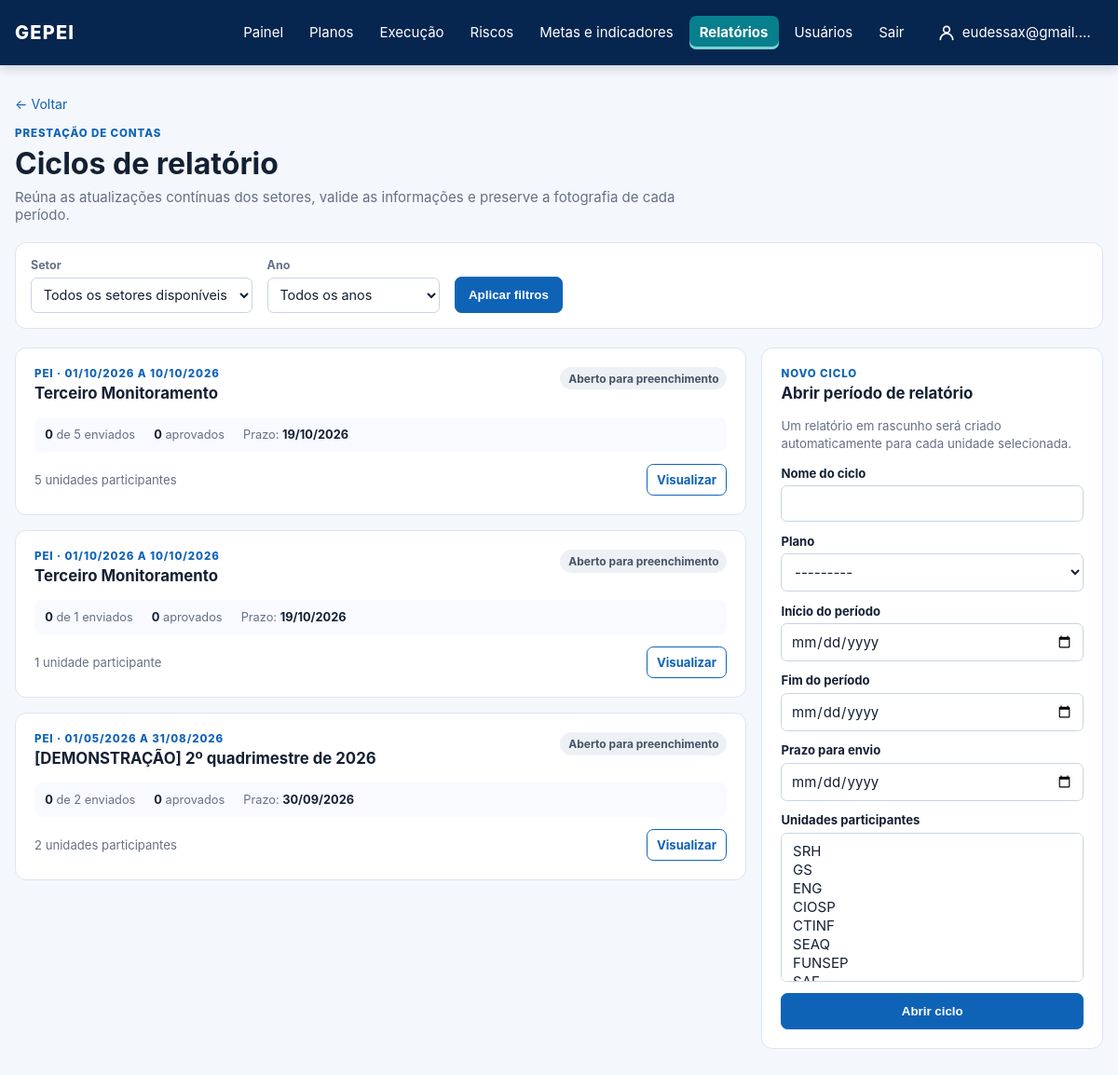
The app's page /relatorios/ciclos/ (signed in) with its own data.
### core/models.py (models this page shows, shortened)
class ReportCycle(models.Model):
    class Status(models.TextChoices):
        OPEN = "ABERTO", "Aberto para preenchimento"
        CONSOLIDATING = "EM_CONSOLIDACAO", "Em consolidação"
        CLOSED = "ENCERRADO", "Encerrado"
    plan = models.ForeignKey(Plan, on_delete=models.PROTECT, related_name="report_cycles")
    name = models.CharField(max_length=180)
    period_start = models.DateField()
    period_end = models.DateField()
    due_date = models.DateField()
    participating_units = models.ManyToManyField(OrganizationalUnit, related_name="report_cycles")
    status = models.CharField(max_length=18, choices=Status.choices, default=Status.OPEN)
    created_by = models.ForeignKey(settings.AUTH_USER_MODEL, on_delete=models.PROTECT, related_name="created_report_cycles")
    created_at = models.DateTimeField(auto_now_add=True)
    closed_at = models.DateTimeField(null=True, blank=True)
    class Meta:
        ordering = ["-period_end", "-id"]

class Plan(models.Model):
    class PlanType(models.TextChoices):
        PEI = "PEI", "PEI"
        PESP = "PESP", "PESP"
        PPA = "PPA", "PPA"
        OTHER = "OUTRO", "Outro"
    name = models.CharField(max_length=180)
    acronym = models.CharField(max_length=30)
    plan_type = models.CharField(max_length=10, choices=PlanType.choices)
    start_date = models.DateField()
    end_date = models.DateField()
    active = models.BooleanField(default=True)
    def __str__(self):
        return self.acronym

### core/views.py (the view)
# urls.py: path("relatorios/", quarterly_reports.overview, name="report_cycle_overview"),
@login_required
@permission_required("core.view_reportcycle", raise_exception=True)
def report_cycle_overview(request):
    if request.method == "POST":
        _require_permission(request.user, "add_reportcycle")
        form = ReportCycleForm(request.POST)
        if form.is_valid():
            own_ids = user_unit_ids(request.user)
            if own_ids is not None and request.user.has_perm("core.view_other_units") and any(unit.pk not in own_ids for unit in form.cleaned_data["participating_units"]):
                raise PermissionDenied
            with transaction.atomic():
                cycle = form.save(commit=False)
                cycle.created_by = request.user
                cycle.save()
                form.save_m2m()
                for unit in cycle.participating_units.all():
                    SectorReport.objects.get_or_create(cycle=cycle, unit=unit)
            messages.success(request, "Ciclo aberto e relatórios setoriais preparados.")
            return redirect("report_cycle_detail", cycle_id=cycle.id)
    else:
        form = ReportCycleForm()
    cycles = ReportCycle.objects.select_related("plan", "created_by").prefetch_related("sector_reports", "participating_units")
    selected_unit = selected_unit_for_request(request)
    selected_year = request.GET.get("year", "")
    visible_units = {int(selected_unit)} if selected_unit.isdigit() else user_unit_ids(request.user, for_view=True)
    if visible_units is not None:
        cycles = cycles.filter(sector_reports__unit_id__in=visible_units).distinct()
    years = {timezone.localdate().year}
    for start, end in cycles.values_list("period_start", "period_end"):
        years.update(range(start.year, end.year + 1))
    if selected_year.isdigit() and 1 <= int(selected_year) <= 9999:
        year = int(selected_year)
        cycles = cycles.filter(period_start__lte=date(year, 12, 31), period_end__gte=date(year, 1, 1))
    cycle_rows = []
    for cycle in cycles:
        reports = [
            item for item in cycle.sector_reports.all() if visible_units is None or item.unit_id in visible_units
        ]
        cycle_rows.append(
            {
                "cycle": cycle,
                "report_count": len(reports),
                "submitted_count": sum(item.status != SectorReport.Status.DRAFT for item in reports),
                "approved_count": sum(item.status in [SectorReport.Status.APPROVED, SectorReport.Status.CONSOLIDATED] for item in reports),
            }
        )
    return render(
        request,
        "core/report_cycle_overview.html",
        {"units": view_scope_units(OrganizationalUnit.objects.order_by("name"), request.user), "selected_unit": selected_unit, "years": sorted(years, reverse=True), "selected_year": selected_year, "cycle_rows": cycle_rows, "cycle_form": form, "can_add_cycle": request.user.has_perm("core.add_reportcycle")},
    )

### core/forms.py (shortened to what this page needs)
class ReportCycleForm(forms.ModelForm):
    class Meta:
        model = ReportCycle
        fields = ["name", "plan", "period_start", "period_end", "due_date", "participating_units"]
        labels = {
            "name": "Nome do ciclo",
            "plan": "Plano",
            "period_start": "Início do período",
            "period_end": "Fim do período",
            "due_date": "Prazo para envio",
            "participating_units": "Unidades participantes",
        }
        widgets = {
            "period_start": forms.DateInput(format="%Y-%m-%d", attrs={"type": "date"}),
            "period_end": forms.DateInput(format="%Y-%m-%d", attrs={"type": "date"}),
            "due_date": forms.DateInput(format="%Y-%m-%d", attrs={"type": "date"}),
            "participating_units": forms.SelectMultiple(attrs={"size": 7}),
        }

### core/context_processors.py (called while the page is built)
def navigation_plans(request):
    if not request.user.is_authenticated:
        return {"navigation_plans": []}
    return {"navigation_plans": Plan.objects.order_by("acronym", "name")}

### core/models.py (called while the page is built)
    def __str__(self):
        return self.acronym or self.name

### core/permissions.py (called while the page is built, shortened)
def is_administrator(user):
    if user.is_superuser:
        return True
    return user.groups.filter(name__iexact=ADMINISTRATOR_GROUP_NAME).exists()

def user_unit_ids(user, for_view=False):
    if is_administrator(user) or (for_view and user.has_perm("core.view_other_units")):
        return None

def scope_units(queryset, user, for_view=False):
    ids = user_unit_ids(user, for_view=for_view)
    return queryset if ids is None else queryset.filter(pk__in=ids)

def selected_unit_for_request(request):
    ids = user_unit_ids(request.user)
    requested = request.GET.get("unit", "")
    if ids is None:
        return requested

def view_scope_units(queryset, user):
    return scope_units(queryset, user, for_view=True)

### templates/core/report_cycle_overview.html (shortened to what this page needs)
{% extends "base.html" %}
{% block content %}
  <a class="back-link" href="{% url 'dashboard' %}">← Voltar</a>
  <section class="page-heading dashboard-heading">
    <div><p class="eyebrow">Prestação de contas</p><h1>Ciclos de relatório</h1><p>Reúna as atualizações contínuas dos setores, valide as informações e preserve a fotografia de cada período.</p></div>
  </section>
  <form method="get" class="dashboard-filters" aria-label="Filtros dos ciclos">
    <label>Setor<select name="unit"><option value="">Todos os setores disponíveis</option></select></label>
    <label>Ano<select name="year"><option value="">Todos os anos</option>{% for year in years %}<option value="{{ year }}" {% if selected_year == year|stringformat:"s" %}selected{% endif %}>{{ year }}</option>{% endfor %}</select></label>
    <button class="button button-primary" type="submit">Aplicar filtros</button>
  </form>
  <section class="report-overview-grid">
    <div class="report-cycle-list">
      {% for row in cycle_rows %}
        <article class="panel report-cycle-card">
          <div class="panel-heading"><div><p class="eyebrow">{{ row.cycle.plan.acronym }} · {{ row.cycle.period_start|date:"d/m/Y" }} a {{ row.cycle.period_end|date:"d/m/Y" }}</p><h2>{{ row.cycle.name }}</h2></div><span class="chip chip-report-{{ row.cycle.status|lower }}">{{ row.cycle.get_status_display }}</span></div>
          <div class="report-cycle-progress"><span><strong>{{ row.submitted_count }}</strong> de {{ row.report_count }} enviados</span><span><strong>{{ row.approved_count }}</strong> aprovados</span><span>Prazo: <strong>{{ row.cycle.due_date|date:"d/m/Y" }}</strong></span></div>
          <div class="card-footer"><span>{{ row.report_count }} unidade{{ row.report_count|pluralize:"s" }} participante{{ row.report_count|pluralize:"s" }}</span><a class="button button-secondary" href="{% url 'report_cycle_detail' row.cycle.id %}?unit={{ selected_unit }}">Visualizar</a></div>
        </article>
      {% empty %}
        <div class="empty-state large-empty panel"><strong>Nenhum ciclo aberto.</strong><span>Crie o primeiro ciclo para preparar os relatórios das unidades participantes.</span></div>
      {% endfor %}
    </div>
    {% if can_add_cycle %}<aside class="panel report-cycle-form-panel">
      <div class="panel-heading"><div><p class="eyebrow">Novo ciclo</p><h2>Abrir período de relatório</h2></div></div>
      <p class="form-hint">Um relatório em rascunho será criado automaticamente para cada unidade selecionada.</p>
      <form method="post" class="activity-form">{% csrf_token %}{% for field in cycle_form %}<div class="form-field"><label for="{{ field.id_for_label }}">{{ field.label }}</label>{{ field }}{% for error in field.errors %}<span class="field-error">{{ error }}</span>{% endfor %}</div>{% endfor %}<button class="button button-primary" type="submit">Abrir ciclo</button></form>
    </aside>{% endif %}
  </section>
{% endblock %}

### templates/base.html (shortened to what this page needs)
{% load static %}
<!doctype html>
<html lang="pt-br">
<head>
  <link rel="stylesheet" href="{% static 'css/gepei.css' %}?v=20261022-10">
</head>
<body>
  <header class="topbar">
    <a class="brand" href="{% url 'dashboard' %}">GEPEI</a>
    {% if user.is_authenticated %}
      <nav>
        <a href="{% url 'dashboard' %}" {% if request.path == '/' %}class="nav-active" aria-current="page"{% endif %}>Painel</a>
        {% if perms.core.view_plan %}<details class="nav-plans{% if '/pei/' in request.path %} nav-active{% endif %}">
          <summary {% if '/pei/' in request.path %}aria-current="page"{% endif %}>Planos</summary>
        </details>{% endif %}
        {% if perms.core.view_actionplan %}<a href="{% url 'action_plan_list' %}" {% if '/planos-de-acao/' in request.path and '/riscos/' not in request.path %}class="nav-active" aria-current="page"{% endif %}>Execução</a>{% endif %}
        {% if perms.core.view_risk %}<a href="{% url 'risk_overview' %}" {% if '/riscos/' in request.path %}class="nav-active" aria-current="page"{% endif %}>Riscos</a>{% endif %}
        {% if perms.core.view_strategictarget or perms.core.view_indicator %}<a href="{% if perms.core.view_indicator %}{% url 'indicator_overview' %}{% else %}{% url 'target_overview' %}{% endif %}" >Metas e indicadores</a>{% endif %}
        {% if perms.core.view_reportcycle or perms.core.view_sectorreport or perms.core.view_quarterlysectorreport or perms.core.consolidate_quarterlysectorreport %}<a href="{% url 'report_cycle_overview' %}" {% if '/relatorios/' in request.path %}class="nav-active" aria-current="page"{% endif %}>Relatórios</a>{% endif %}
        {% if perms.auth.view_user or perms.auth.view_group %}
        <details class="nav-plans{% if '/usuarios/' in request.path %} nav-active{% endif %}">
          <summary {% if '/usuarios/' in request.path %}aria-current="page"{% endif %}>Usuários</summary>
        </details>
        {% endif %}
        <form method="post" action="{% url 'logout' %}" onsubmit="return confirm('Tem certeza de que deseja sair?');">
          <button type="submit">Sair</button>
        </form>
        <a class="nav-user{% if request.path == '/minha-conta/' %} nav-active{% endif %}" href="{% url 'profile_edit' %}" title="Minha conta">
          <svg width="20" height="20" viewBox="0 0 24 24" fill="none" stroke="currentColor" stroke-width="2" stroke-linecap="round" stroke-linejoin="round" aria-hidden="true"><circle cx="12" cy="8" r="4"/><path d="M4 21c0-4.4 3.6-8 8-8s8 3.6 8 8"/></svg>
          <span>{{ user.first_name|default:user.username }}</span>
        </a>
      </nav>
    {% endif %}
  </header>
  <main class="container">
    {% block content %}{% endblock %}
  </main>
</body>
</html>

### records on screen
ReportCycle: cycle.plan.acronym "PEI", cycle.period_start "01/10/2026", cycle.period_end "10/10/2026", cycle.name "Terceiro Monitoramento", cycle.status "Aberto para preenchimento", submitted_count "0", report_count "5", approved_count "0", cycle.due_date "19/10/2026"
ReportCycle: cycle.plan.acronym "PEI", cycle.period_start "01/10/2026", cycle.period_end "10/10/2026", cycle.name "Terceiro Monitoramento", cycle.status "Aberto para preenchimento", submitted_count "0", report_count "1", approved_count "0", cycle.due_date "19/10/2026"
ReportCycle: cycle.plan.acronym "PEI", cycle.period_start "01/05/2026", cycle.period_end "31/08/2026", cycle.name "[DEMONSTRAÇÃO] 2º quadrimestre de 2026", cycle.status "Aberto para preenchimento", submitted_count "0", report_count "2", approved_count "0", cycle.due_date "30/09/2026"

### other values on screen
{{ user.first_name|default:user.username }} "eudessax@gmail.…"
{{ field.label }} "Nome do ciclo" "Plano" "Início do período" "Fim do período" "Prazo para envio" "Unidades participantes"
